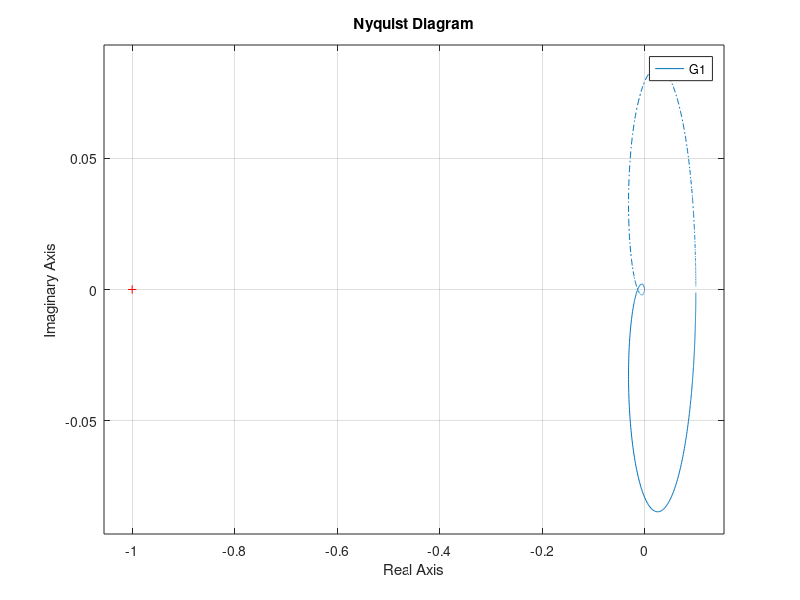

MATLAB code to generate this figure:
clear all
clc
close all

K=1;
s = tf('s');
%G0=zpk([],[0,-3,-5],K)
%G2=zpk([-3,-5],[2,4],K)

G1=((K/((s^2+2*s+2)*(s+5))));

nyquist(G1)
